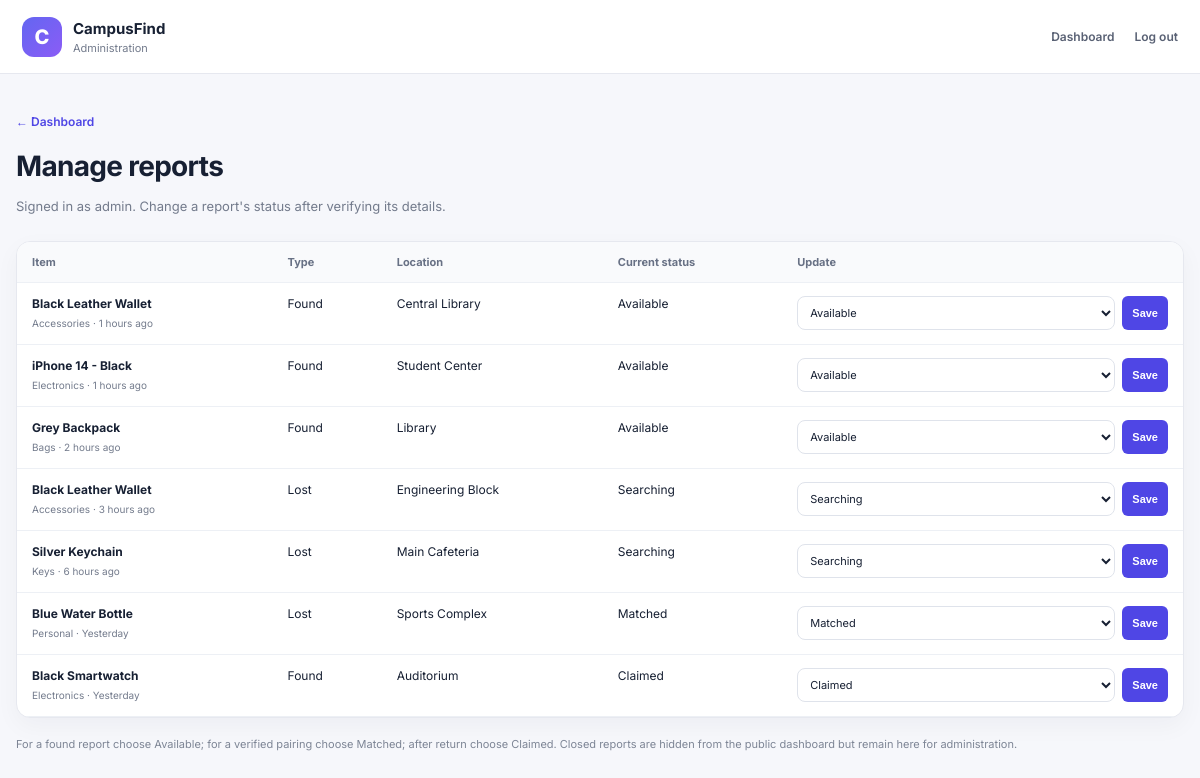
Page /manage.php (signed in) on the committed database.
### tables this page shows
CREATE TABLE IF NOT EXISTS items (
    id INT UNSIGNED AUTO_INCREMENT PRIMARY KEY,
    report_type ENUM('lost','found') NOT NULL,
    item_name VARCHAR(150) NOT NULL,
    category VARCHAR(80) NOT NULL,
    description TEXT NULL,
    location VARCHAR(150) NOT NULL,
    item_date DATE NOT NULL,
    contact_name VARCHAR(120) NOT NULL,
    contact_email VARCHAR(190) NOT NULL,
    status ENUM('searching','available','matched','claimed','closed') NOT NULL,
    created_at TIMESTAMP NOT NULL DEFAULT CURRENT_TIMESTAMP,
    INDEX idx_items_type_status (report_type, status),
    INDEX idx_items_category (category),
    INDEX idx_items_created (created_at)
);

### functions.php (called while the page is built, shortened)
<?php
function h(mixed $value): string {
    return htmlspecialchars((string)$value, ENT_QUOTES | ENT_SUBSTITUTE, 'UTF-8');
}
function relativeTime(?string $datetime): string {
    try {
        $time = new DateTimeImmutable($datetime);
        $now = new DateTimeImmutable('now');
        $seconds = max(0, $now->getTimestamp() - $time->getTimestamp());
        if ($seconds < 86400) return floor($seconds / 3600) . ' hours ago';
        if ($seconds < 172800) return 'Yesterday';
        return floor($seconds / 86400) . ' days ago';
    } catch (Throwable $e) {
        return h($datetime);
    }
}
function statusLabel(string $status): string {
    return match ($status) {
        'searching' => 'Searching',
        'available' => 'Available',
        'matched' => 'Matched',
        'claimed' => 'Claimed',
        'closed' => 'Closed',
        default => ucfirst($status),
    };
}
    ?>

### manage.php (the view, shortened to what this page needs)
<?php
require_once __DIR__ . '/config.php';
require_once __DIR__ . '/functions.php';
$allowedStatuses = ['searching','available','matched','claimed','closed'];
$items = $pdo->query('SELECT id, report_type, item_name, category, location, status, created_at FROM items ORDER BY created_at DESC')->fetchAll();
?>
<!doctype html><html lang="en"><head><meta charset="utf-8"><meta name="viewport" content="width=device-width, initial-scale=1"><title>Manage Reports | CampusFind</title><link href="https://fonts.googleapis.com/css2?family=Inter:wght@400;500;600;700;800&display=swap" rel="stylesheet"><link rel="stylesheet" href="simple.css"></head><body><header class="site-header"><a class="brand" href="index.php"><span class="brand-icon">C</span><span><strong>CampusFind</strong><small>Administration</small></span></a><nav><a href="index.php">Dashboard</a><a href="admin_login.php?logout=1">Log out</a></nav></header><main class="page-wrap wide"><a class="back-link" href="index.php">← Dashboard</a><h1>Manage reports</h1><p class="muted intro-copy">Signed in as <?= h($_SESSION['campusfind_admin_name'] ?? 'admin') ?>. Change a report's status after verifying its details.</p><?php if ($message): ?><div class="alert success"><?= h($message) ?></div><?php endif; ?><div class="table-card"><div class="table-scroll"><table><thead><tr><th>Item</th><th>Type</th><th>Location</th><th>Current status</th><th>Update</th></tr></thead><tbody><?php foreach ($items as $item): ?><tr><td><strong><?= h($item['item_name']) ?></strong><small><?= h($item['category']) ?> · <?= h(relativeTime($item['created_at'])) ?></small></td><td><?= h(ucfirst($item['report_type'])) ?></td><td><?= h($item['location']) ?></td><td><?= h(statusLabel($item['status'])) ?></td><td><form method="post" class="inline-form"><input type="hidden" name="item_id" value="<?= (int)$item['id'] ?>"><select name="status" aria-label="New status for <?= h($item['item_name']) ?>"><?php foreach ($allowedStatuses as $status): ?><option value="<?= h($status) ?>" <?= $item['status']===$status?'selected':'' ?>><?= h(statusLabel($status)) ?></option><?php endforeach; ?></select><button class="small-button" type="submit">Save</button></form></td></tr><?php endforeach; ?></tbody></table><?php if (!$items): ?><p class="empty-state">No item reports yet.</p><?php endif; ?></div></div><p class="small-note">For a found report choose Available; for a verified pairing choose Matched; after return choose Claimed. Closed reports are hidden from the public dashboard but remain here for administration.</p></main></body></html>

### simple.css (style rules this page uses)
* { box-sizing:border-box }
body { margin:0;background:#f6f7fb;color:#172033;font-family:Inter,Arial,sans-serif;font-size:14px }
.site-header { height:74px;padding:0 max(22px,calc((100vw - 1180px)/2));background:#fff;border-bottom:1px solid #e6e8ef;display:flex;align-items:center;justify-content:space-between;gap:18px }
.brand { display:flex;align-items:center;gap:11px;text-decoration:none;color:inherit }
.brand-icon { width:40px;height:40px;display:grid;place-items:center;border-radius:12px;background:linear-gradient(135deg,#6366f1,#8b5cf6);color:#fff;font-size:20px;font-weight:800 }
.brand strong { display:block;font-size:15px }
.brand small { display:block;margin-top:3px;font-size:11px;color:#737b8c }
.site-header nav { display:flex;gap:20px;flex-wrap:wrap }
.site-header nav a { color:#596174;text-decoration:none;font-size:12px;font-weight:600 }
.site-header nav a:hover,.back-link { color:#4f46e5 }
.page-wrap { width:min(720px,calc(100% - 30px));margin:38px auto 70px }
.page-wrap.wide { width:min(1180px,calc(100% - 32px)) }
h1 { font-size:28px;letter-spacing:-.7px;margin:10px 0 8px }
.muted { color:#737b8c;font-size:13px;line-height:1.6 }
.intro-copy { margin-bottom:24px }
.back-link { display:inline-block;text-decoration:none;font-size:12px;font-weight:600;margin-bottom:10px }
.form-card,.table-card,.match-card { background:#fff;border:1px solid #e6e8ef;border-radius:14px;box-shadow:0 8px 25px rgba(15,23,42,.04) }
.report-form input,.report-form select,.report-form textarea,.filter-bar input,.filter-bar select,.inline-form select { width:100%;padding:11px 12px;border:1px solid #dfe3eb;border-radius:8px;background:#fff;color:#172033;font:inherit;font-size:13px;outline:none }
.small-note { font-size:11px;line-height:1.6;color:#7d8595;margin-top:18px }
.table-card { overflow:hidden }
.table-scroll { overflow-x:auto }
table { width:100%;border-collapse:collapse;min-width:760px }
th,td { text-align:left;padding:13px 15px;border-bottom:1px solid #edf0f5;vertical-align:top;font-size:12px }
th { background:#f9fafc;color:#687185;font-size:11px }
td strong { display:block;font-size:12px }
td small { display:block;color:#737b8c;line-height:1.5;margin-top:5px;max-width:270px }
.inline-form { display:flex;gap:7px;min-width:210px }
.inline-form select { min-width:125px;padding:8px;font-size:11px }
.small-button { border:0;border-radius:6px;background:#4f46e5;color:white;padding:8px 10px;font-weight:700;font-size:11px;cursor:pointer }

### rows in the picture
items: item_name "Black Leather Wallet", category "Accessories", created_at "1 hours ago", report_type "Found", location "Central Library", status "Available"
items: item_name "iPhone 14 - Black", category "Electronics", created_at "1 hours ago", report_type "Found", location "Student Center", status "Available"
items: item_name "Grey Backpack", category "Bags", created_at "2 hours ago", report_type "Found", location "Library", status "Available"
items: item_name "Black Leather Wallet", category "Accessories", created_at "3 hours ago", report_type "Lost", location "Engineering Block", status "Searching"
items: item_name "Silver Keychain", category "Keys", created_at "6 hours ago", report_type "Lost", location "Main Cafeteria", status "Searching"
items: item_name "Blue Water Bottle", category "Personal", created_at "Yesterday", report_type "Lost", location "Sports Complex", status "Matched"
items: item_name "Black Smartwatch", category "Electronics", created_at "Yesterday", report_type "Found", location "Auditorium", status "Claimed"

### other values in the picture
$_SESSION['campusfind_admin_name'] "admin"
form field status "Available"
form field status "Searching"
form field status "Matched"
form field status "Claimed"
